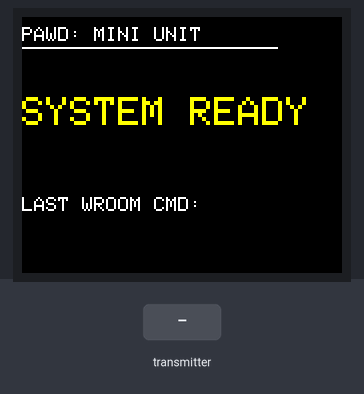
This sketch was run on a simulated ESP32. Shown: 160×128 colour display. Inputs (shaded band) come from the test bench.

Above: at 1.3 s.
1.4 s: the transmitter starts sending stateID = 0
At 2.3 s:
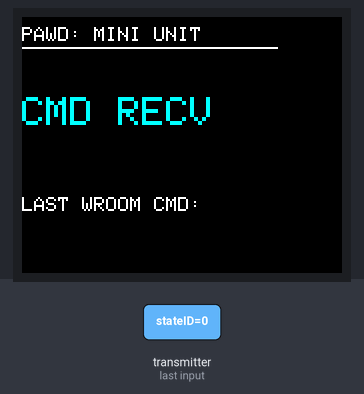
2.9 s: the transmitter starts sending payload = TAP
At 3.5 s:
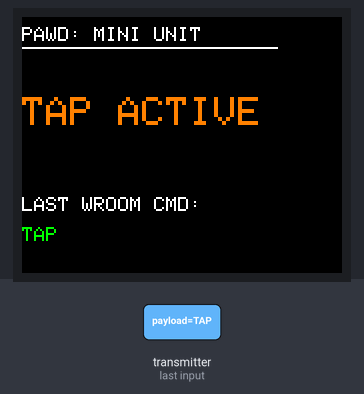
4.4 s: the transmitter starts sending payload = PROB
At 7.2 s:
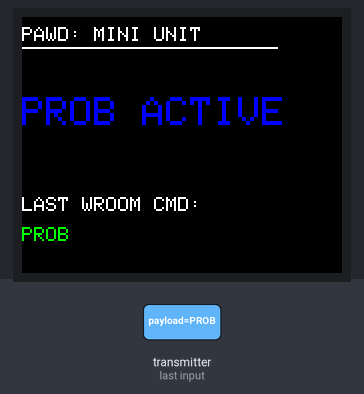
7.4 s: the transmitter starts sending payload = TAP
At 9.7 s:
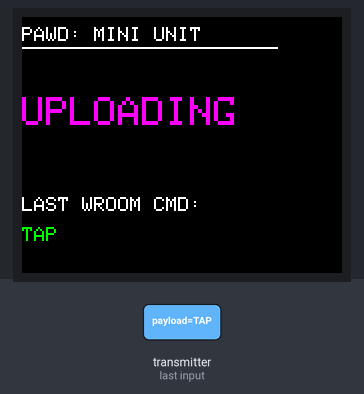
Timing chart, 0 to 11.2 s (numbered marks = the images above; inputs shaded):
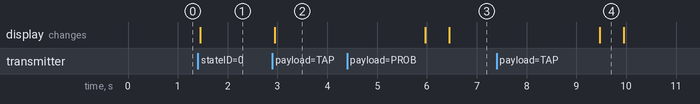

Measured:
- after the input at 1.4 s, the display: changes after 0.05 s (image 1)
- after the input at 2.9 s, the display: changes after 0.05 s (image 2)
- after the input at 4.4 s, the display: first changes after 1.6 s (image 3 shows a later state)
- after the input at 7.4 s, the display: changes after 2.1 s (image 4)
- what the display in image 4 shows lasts 0.4 s, from 9.5 s to 9.9 s

The sketch:

ESPNOWTFT_PAWD_mini_2_copy_20260224213227.ino
```cpp
//160x128 screen
//Size 1 10pixels_offsetfory Max_12lines 6 pixels_offsetforx
//Size 2 20pixels_offsetfory Max_8lines  12 pixels_offsetforx
//Size 3 28pixels_offsetfory Max_5lines  18 pixels_offsetforx
//Size 4 36pixels_offsetfory Max_4lines  24 pixels_offsetforx
//#define ST77XX_BLACK 0x0000
//#define ST77XX_WHITE 0xFFFF
//#define ST77XX_RED 0xF800
//#define ST77XX_GREEN 0x07E0
//#define ST77XX_BLUE 0x001F
//#define ST77XX_CYAN 0x07FF
//#define ST77XX_MAGENTA 0xF81F
//#define ST77XX_YELLOW 0xFFE0
//#define ST77XX_ORANGE 0xFC00

#include <esp_now.h>
#include <WiFi.h>
#include <Adafruit_GFX.h>
#include <Adafruit_ST7735.h>
#include <SPI.h>

// Pins for the Mini Board (Modify if your specific board uses different ones)
#define TFT_CS     15
#define TFT_RST    4
#define TFT_DC     27

Adafruit_ST7735 tft = Adafruit_ST7735(TFT_CS, TFT_DC, TFT_RST);

// 1. mac address wroom
uint8_t broadcastAddress[] = {0x68, 0xFE, 0x71, 0xF9, 0xAD, 0x40};

typedef struct struct_message {
    int stateID;
    char payload[32];
} struct_message;

struct_message myData; // Buffer to send data
struct_message incomingData; // Buffer to recieve data found in updatetft

enum State { IDLE, SENDING, WAITING, RECEIVED, TAP, PROB };
State currentState = IDLE;

// Helper to update the 128x160 TFT
void updateTFT(String localStatus, uint16_t color) {
  tft.fillScreen(ST77XX_BLACK);
  tft.setCursor(0, 5);
  tft.setTextColor(ST77XX_WHITE);
  tft.setTextSize(1);
  tft.println("PAWD: MINI UNIT");
  tft.drawFastHLine(0, 15, 128, ST77XX_WHITE);

  tft.setCursor(0, 40);
  tft.setTextColor(color);
  tft.setTextSize(2);
  tft.println(localStatus);

  tft.setCursor(0, 90);
  tft.setTextColor(ST77XX_WHITE);
  tft.setTextSize(1);
  tft.println("LAST WROOM CMD:");
  tft.setTextColor(ST77XX_GREEN);
  tft.setCursor(0, 105);
  tft.println(incomingData.payload); // print incoming data from wroom
}

// Callback when data is sent
void OnDataSent(const uint8_t *mac_addr, esp_now_send_status_t status) {
  // After sending data back to WROOM, go back to listening
  currentState = IDLE;
}

// Callback when data is received from WROOM
void OnDataRecv(const esp_now_recv_info_t * recv_info, const uint8_t *incomingDataRaw, int len) {
  memcpy(&incomingData, incomingDataRaw, sizeof(incomingData));

  String cmd = String(incomingData.payload);
  cmd.trim();

  // Switch state based on command string
  if (cmd == "TAP") {
    currentState = TAP;
  }
  else if (cmd == "PROB") {
    currentState = PROB;
  }
  else {
    currentState = RECEIVED;
  }
}

void setup() {
  Serial.begin(115200);

  // Use Blacktab for standard ST7735
  tft.initR(INITR_BLACKTAB);
  tft.setRotation(1); // 0 is vertical, 1 landscape, 2 is upside down vertical, 3 upside down landscape

  updateTFT("SYSTEM READY", ST77XX_YELLOW);

  WiFi.mode(WIFI_STA);
  if (esp_now_init() != ESP_OK) return;

  // Register Callbacks
  esp_now_register_send_cb((esp_now_send_cb_t)OnDataSent);
  esp_now_register_recv_cb((esp_now_recv_cb_t)OnDataRecv);

  // Peer Registration
  esp_now_peer_info_t peerInfo = {};
  memcpy(peerInfo.peer_addr, broadcastAddress, 6);
  peerInfo.encrypt = false;
  esp_now_add_peer(&peerInfo);
}

void loop() {
  switch (currentState) {
    case IDLE:
      // Screen remains static showing last received data
      break;

    case RECEIVED:
      updateTFT("CMD RECV", ST77XX_CYAN);
      delay(1000);
      currentState = IDLE;
      break;

    case TAP:
      updateTFT("TAP ACTIVE", ST77XX_ORANGE);

      // Sensor
      delay(3000);

      strcpy(myData.payload, "TAP_COMPLETE: 12");
      currentState = SENDING;
      break;

    case PROB:
      updateTFT("PROB ACTIVE", ST77XX_BLUE);

      // Sensor
      delay(3000);

      strcpy(myData.payload, "PROB_RESULT: 0.85");
      currentState = SENDING;
      break;

    case SENDING:
      myData.stateID = 202;
      esp_now_send(broadcastAddress, (uint8_t *) &myData, sizeof(myData));
      updateTFT("UPLOADING", ST77XX_MAGENTA);
      currentState = WAITING; // Wait for OnDataSent callback
      break;

    case WAITING:
      // Loop does nothing while radio is busy
      break;
  }
}
```
